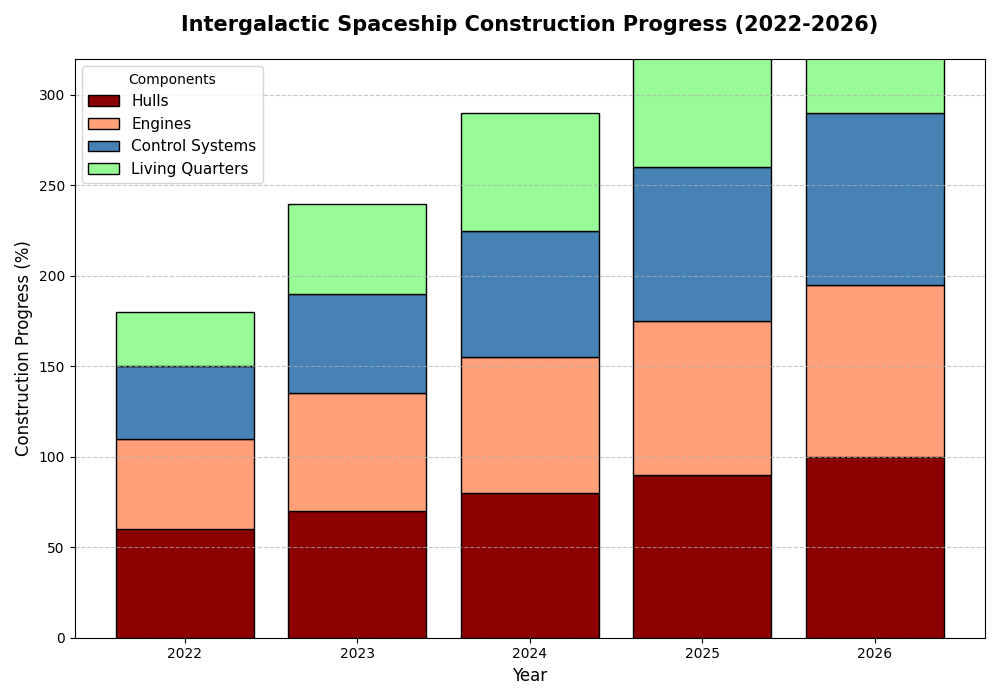

Python code for this plot:
import matplotlib.pyplot as plt
import numpy as np

# The backstory: We are visualizing the yearly progress of an intergalactic spaceship construction project. Different components must be built and completed each year to keep the project on track. The types of components include Hulls, Engines, Control Systems, and Living Quarters.

# Define the years when the construction takes place
years = ['2022', '2023', '2024', '2025', '2026']

# Components construction progress (in percentage)
hull_progress = np.array([60, 70, 80, 90, 100])
engine_progress = np.array([50, 65, 75, 85, 95])
control_systems_progress = np.array([40, 55, 70, 85, 95])
living_quarters_progress = np.array([30, 50, 65, 80, 90])

# Initialize the figure and axis
fig, ax = plt.subplots(figsize=(10, 7))

# Colors for different components
colors = ['#8B0000', '#FFA07A', '#4682B4', '#98FB98']

# Plotting stacked bars
ax.bar(years, hull_progress, label='Hulls', color=colors[0], edgecolor='black')
ax.bar(years, engine_progress, bottom=hull_progress, label='Engines', color=colors[1], edgecolor='black')
ax.bar(years, control_systems_progress, bottom=hull_progress + engine_progress, label='Control Systems', color=colors[2], edgecolor='black')
ax.bar(years, living_quarters_progress, 
       bottom=hull_progress + engine_progress + control_systems_progress, 
       label='Living Quarters', 
       color=colors[3], 
       edgecolor='black')

# Adding titles and labels
ax.set_title('Intergalactic Spaceship Construction Progress (2022-2026)', fontsize=15, fontweight='bold', pad=20)
ax.set_xlabel('Year', fontsize=12)
ax.set_ylabel('Construction Progress (%)', fontsize=12)

# Add a custom legend
ax.legend(title='Components', loc='upper left', fontsize=11)

# Enable a grid for better readability
ax.grid(axis='y', linestyle='--', alpha=0.7)

# Set y-axis limits
ax.set_ylim(0, 320)

# Better layout adjustment
plt.tight_layout()

# Display the plot
plt.show()
